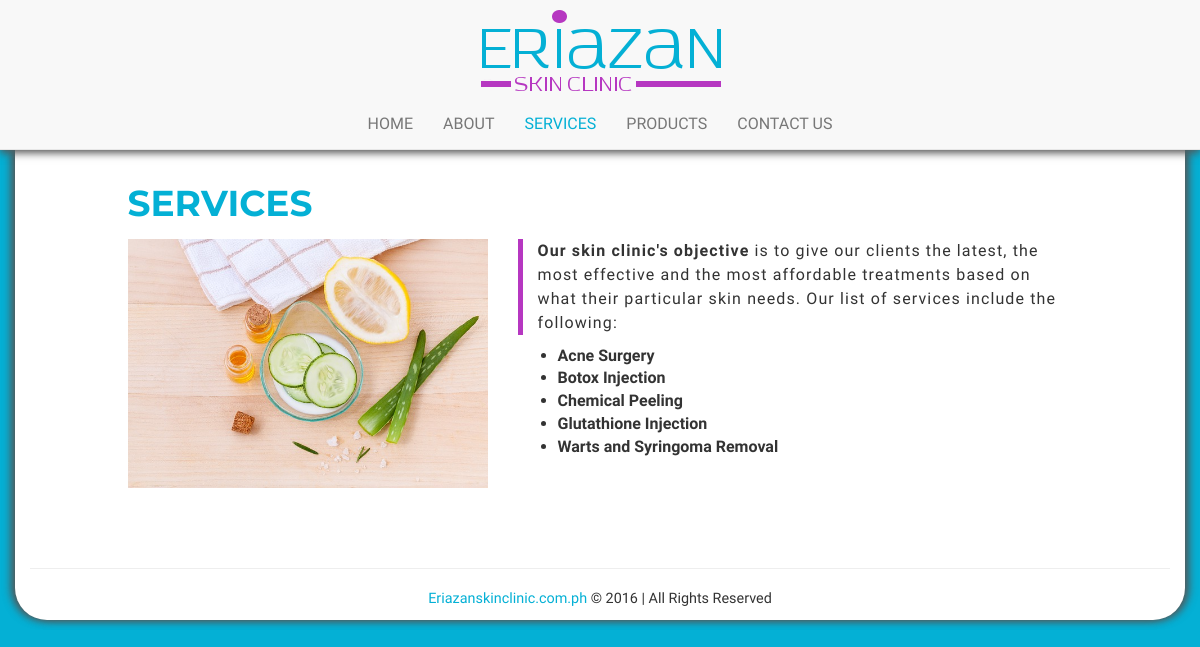
The app's page /services/index.php with its own data.
### tables this page shows
CREATE TABLE IF NOT EXISTS `services` (
  `id` int(11) NOT NULL AUTO_INCREMENT,
  `name` varchar(255) NOT NULL,
  PRIMARY KEY (`id`),
  UNIQUE KEY `name` (`name`)
);

### inc/database.php (called while the page is built, shortened)
<?php
class Database
{
	private $host = "localhost";
    private $dbname = "eriazan";
    private $username = "root";
    private $password = "password";
	private $db;
	public function __construct()
	{
		try {
			$this->db = new PDO('mysql:host=' . $this->host . ';dbname=' . $this->dbname, $this->username, $this->password);
			$this->db->setAttribute(PDO::ATTR_ERRMODE,PDO::ERRMODE_EXCEPTION);
			$this->db->exec("SET NAMES 'utf8'");
		} catch(Exception $e){
			echo $e->getMessage();
			exit;
		}
	}
	public function select($table, $modifier)
	{
		try{
			$results = $this->db->prepare("SELECT * FROM $table $modifier");
			$results->execute();
		}catch(Exception $e){
			echo "Data could not be retrieved from the database.";
			exit;
		}
        return $results->fetchAll(PDO::FETCH_ASSOC);
	}
}

### models/service.php (the view, shortened to what this page needs)
<?php
class Service{
    private $db;
    public function __construct($db)
    {
        $this->db = $db;
    }
    public function getAll()
    {
        $services = $this->db->select('services', null);
        return $services;
    }
    public function display($services)
    {
        foreach ($services as $service) {
            echo '<li>' . $service['name'];
            echo '</li>';
        }
    }
}

### css/app.css (style rules this page uses)
* { box-shadow: none !important; outline: none !important; text-decoration: none !important; list-style: none; }
body, html { font-size: 16px; }
body { background: #04b0d5; }
a, body, button, input, li, p { font-family: "Arimo", sans-serif; }
.services-content .services-list li { list-style: initial; font-weight: 700; }

### records on screen
services: name "Acne Surgery"
services: name "Botox Injection"
services: name "Chemical Peeling"
services: name "Glutathione Injection"
services: name "Warts and Syringoma Removal"
